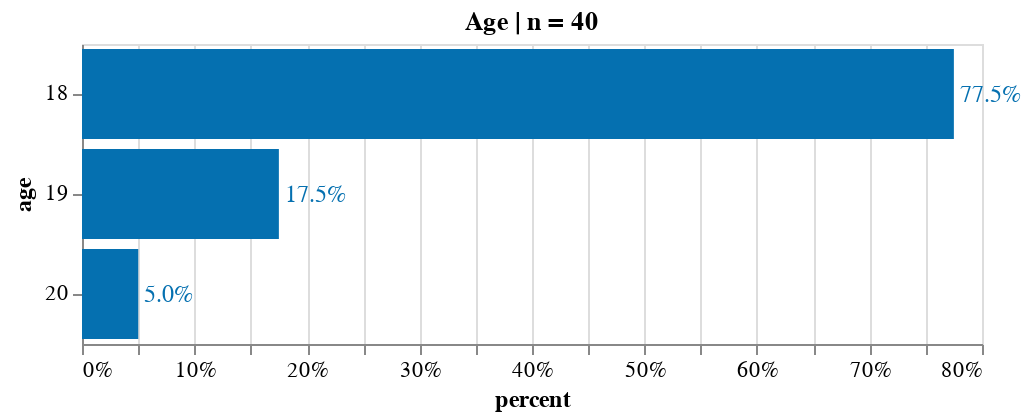

Notebook source saved alongside this figure:
### Code cell
source = count_freq_labels(df, X="age") 
title = 'Age | n = '+ source['counts'].sum().astype(str)
X, Y = 'percent:Q', 'age:N'
w, h= 450, 150
txs, ls, ts = 12, 11, 12

chart_age = simple_per_bar(
    source, title=title, X=X, Y=Y, \
    width=w, height=h, \
    text_size = txs, label_size = ls, title_size=ts)
chart_age.display(renderer='svg')

### Figure 1 — Vega-Lite specification as saved in the notebook (floating-point values rounded to 4 significant figures)
{"config": {"view": {"continuousWidth": 400, "continuousHeight": 300}, "axis": {"labelFontSize": 11, "titleFontSize": 12}}, "layer": [{"mark": "bar", "encoding": {"color": {"condition": {"value": "orange", "test": "(datum.emotion === 'Some')"}, "value": "#0570b0"}, "x": {"type": "quantitative", "axis": {"format": ".0%"}, "field": "percent"}, "y": {"type": "nominal", "field": "age", "sort": "-x"}}, "title": "Age | n = 40"}, {"mark": {"type": "text", "align": "left", "baseline": "middle", "dx": 3, "fontSize": 12}, "encoding": {"color": {"condition": {"value": "orange", "test": "(datum.emotion === 'Some')"}, "value": "#0570b0"}, "text": {"type": "quantitative", "field": "percent", "format": ".1%"}, "x": {"type": "quantitative", "axis": {"format": ".0%"}, "field": "percent"}, "y": {"type": "nominal", "field": "age", "sort": "-x"}}, "title": "Age | n = 40"}], "data": {"name": "data-c1505fd350018eb246ebeb88a5103d05"}, "height": 150, "width": 450, "$schema": "https://vega.github.io/schema/vega-lite/v4.8.1.json", "datasets": {"data-c1505fd350018eb246ebeb88a5103d05": [{"counts": 31, "age": "18", "percent": 0.775}, {"counts": 7, "age": "19", "percent": 0.175}, {"counts": 2, "age": "20", "percent": 0.05}]}}
